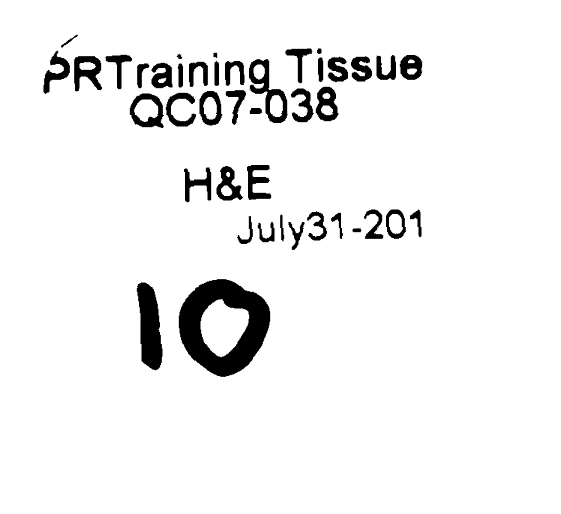
#> input picture 57964634-skew-correction/1.png, 561 x 514 px
$ python skew_correction.py
#> lines starting #> are read from the running program, lines starting #| are printed output that depends on the picture; after the words box and inside, x2 and y2 are one past the last pixel; in counts of white or black regions, pixels touching at a corner belong together
#> further down, image is the input picture: shape (514, 561, 3); min 0, max 255, mean 240.2
import cv2
import numpy as np
from scipy.ndimage import interpolation as inter

def correct_skew(image, delta=1, limit=5):
#> called with delta = 1, limit = 5
    def determine_score(arr, angle):
        data = inter.rotate(arr, angle, reshape=False, order=0)
        histogram = np.sum(data, axis=1)
        score = np.sum((histogram[1:] - histogram[:-1]) ** 2)
        return histogram, score

    gray = cv2.cvtColor(image, cv2.COLOR_BGR2GRAY)
    thresh = cv2.threshold(gray, 0, 255, cv2.THRESH_BINARY_INV + cv2.THRESH_OTSU)[1]
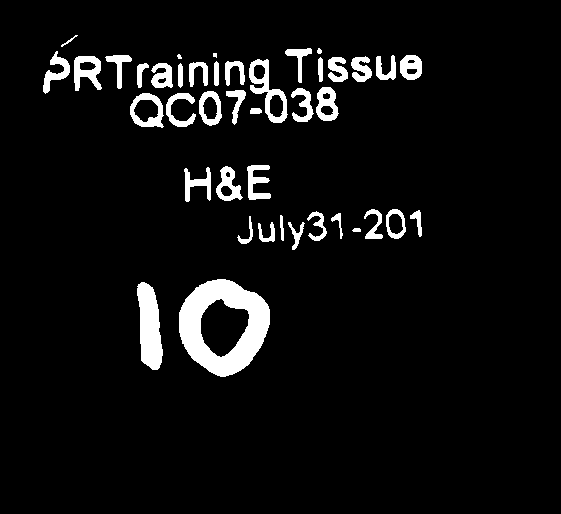
#> thresh: shape (514, 561); 5.9% white; 42 white regions (2 under 20 px), largest, box (x1, y1, x2, y2) and area: (179, 279, 270, 377) 4757, (137, 282, 163, 370) 1616, (249, 59, 288, 123) 848

    scores = []
    angles = np.arange(-limit, limit + delta, delta)
    for angle in angles:
        histogram, score = determine_score(thresh, angle)
        scores.append(score)
#> this loop made 11 passes
#> score on passes 1 to 11: 838562400, 837131850, 1762697700, 2619076950, 1548375300, 1090599300, 909569700, 746226900, 672878700, 590557050, 590296950
#> pass 1, in determine_score, `data = inter.rotate(arr, angle, reshape=False, order=0)`:
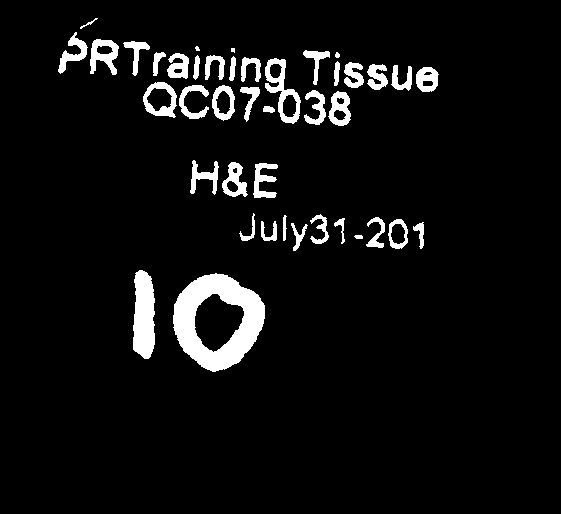
#> data: shape (514, 561); 5.9% white; 42 white regions (2 under 20 px), largest, box (x1, y1, x2, y2) and area: (173, 273, 265, 372) 4755, (133, 270, 155, 359) 1617, (265, 58, 301, 124) 845
#> pass 2, in determine_score (call 2), `data = inter.rotate(arr, angle, reshape=False, order=0)`:
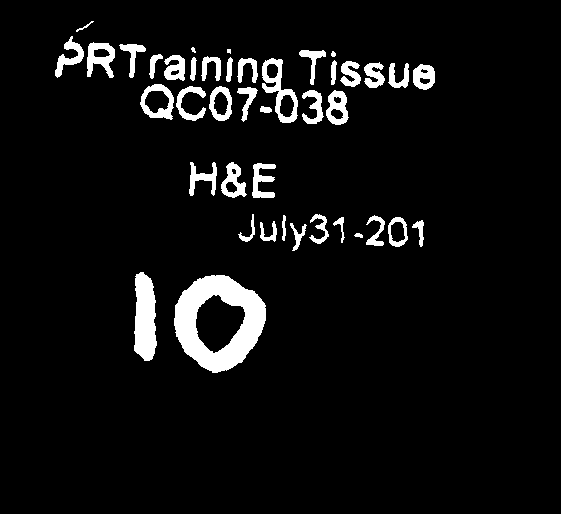
#> data: shape (514, 561); 5.9% white; 42 white regions (2 under 20 px), largest, box (x1, y1, x2, y2) and area: (174, 275, 266, 373) 4758, (134, 272, 157, 361) 1616, (262, 58, 298, 123) 847
#> pass 3, in determine_score (call 3), `data = inter.rotate(arr, angle, reshape=False, order=0)`:
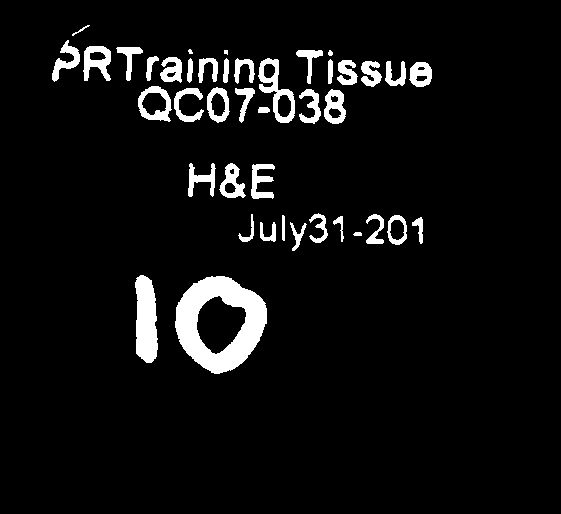
#> data: shape (514, 561); 5.9% white; 42 white regions (2 under 20 px), largest, box (x1, y1, x2, y2) and area: (175, 276, 267, 374) 4759, (135, 275, 158, 363) 1616, (258, 58, 295, 123) 847
#> after the loop, scores = [838562400, 837131850, 1762697700, 2619076950, 1548375300, 1090599300, 909569700, 746226900, 672878700, 590557050, 590296950]

    best_angle = angles[scores.index(max(scores))]
#> best_angle = -2

    (h, w) = image.shape[:2]
#> h = 514; w = 561
    center = (w // 2, h // 2)
#> center = (280, 257)
    M = cv2.getRotationMatrix2D(center, best_angle, 1.0)
#> M = [[0.999, -0.0349, 9.14], [0.0349, 0.999, -9.62]]
    rotated = cv2.warpAffine(image, M, (w, h), flags=cv2.INTER_CUBIC, \
              borderMode=cv2.BORDER_REPLICATE)
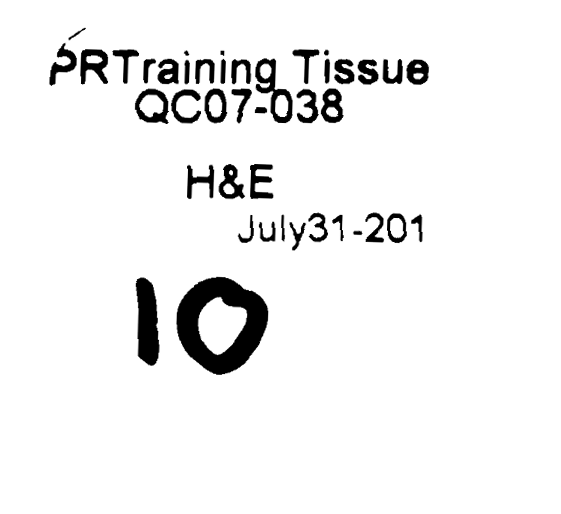
#> rotated: shape (514, 561, 3); min 0, max 255, mean 240.2

    return best_angle, rotated

if __name__ == '__main__':
    image = cv2.imread('1.png')
    angle, rotated = correct_skew(image)
#> angle = -2
    print(angle)
#| -2
    cv2.imshow('rotated', rotated)
    cv2.imwrite('rotated.png', rotated)
    cv2.waitKey()
